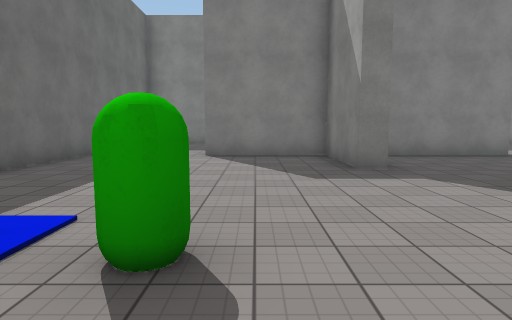
[1] (above)

17 first-person views from a walk through a scene from a Unity 3-D project. The camera is 1.5 m above the floor, tilts 6° down and sees 75° across. The floor is counted in squares, 2 m on a side. Each view is taken from the middle of a square. On the plan, view 1 faces up. The plan holds only what a view shows up to about 11 squares ahead; the rest is blank. Surface patterns are stand-ins for the level's own textures.

[2]
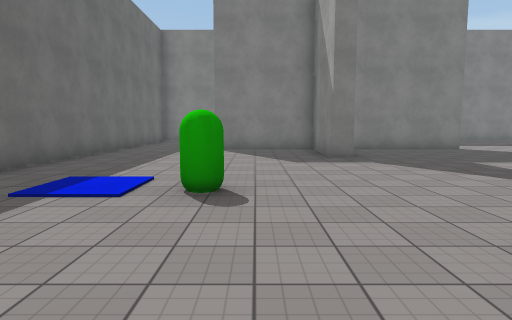

[3]
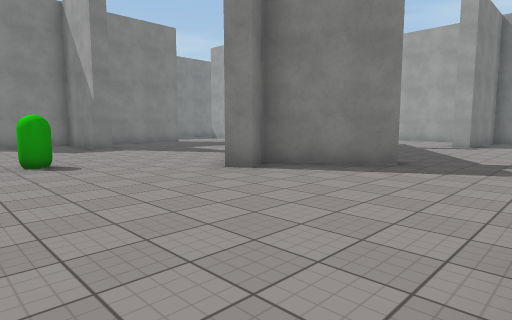

[4]
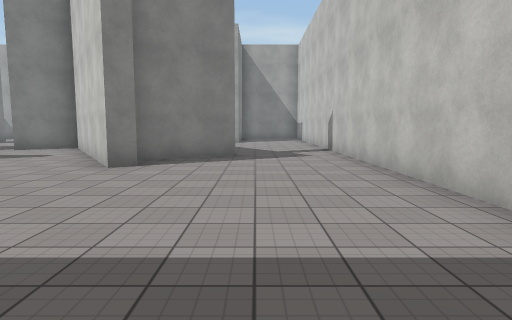

[5]
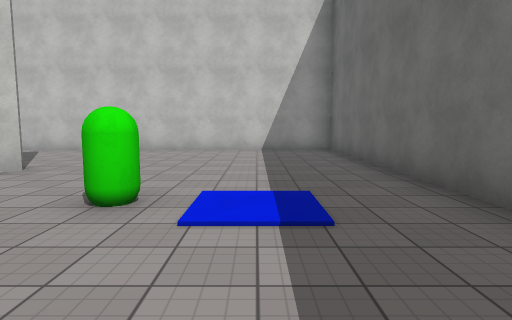

[6]
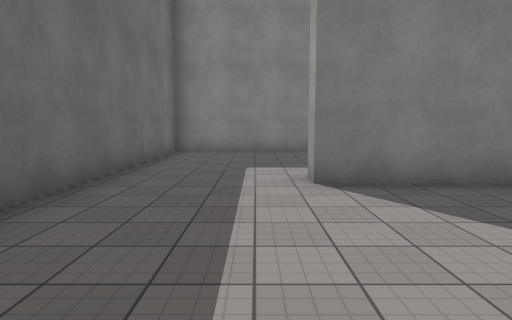

[7]
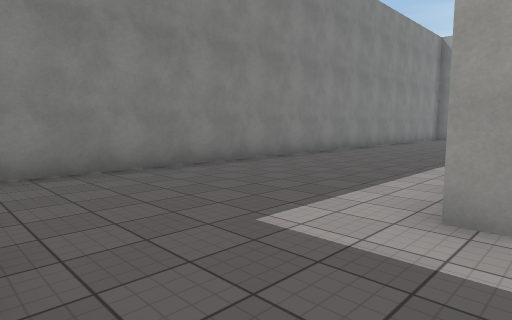

[8]
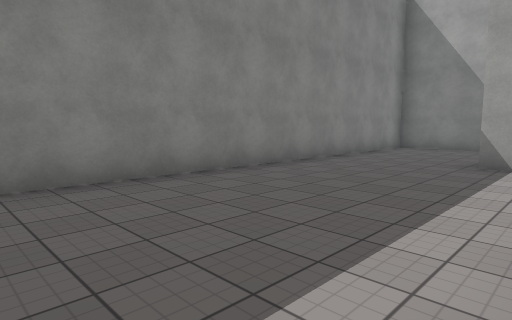

[9]
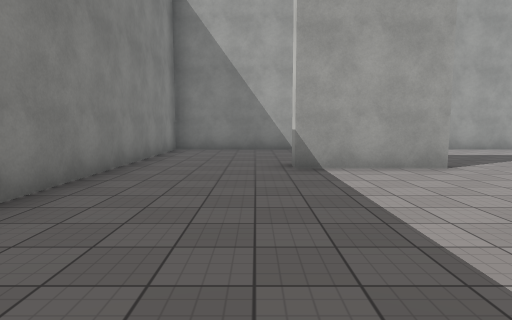

[10]
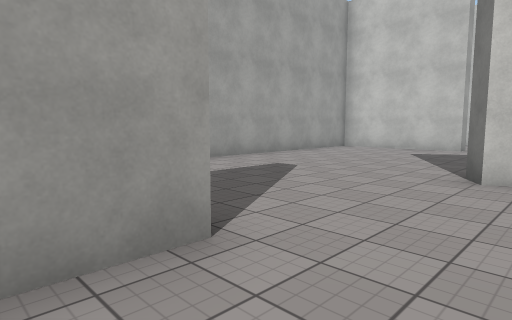

[11]
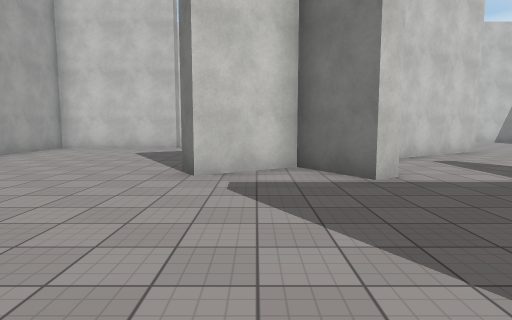

[12]
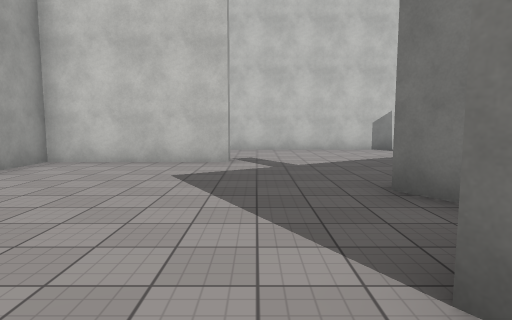

[13]
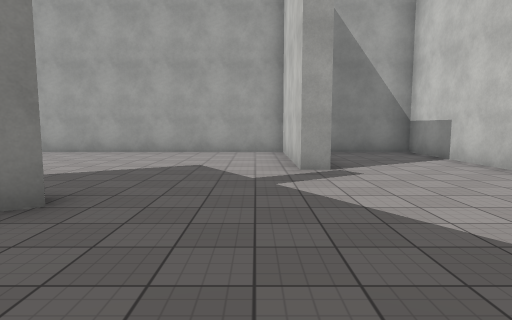

[14]
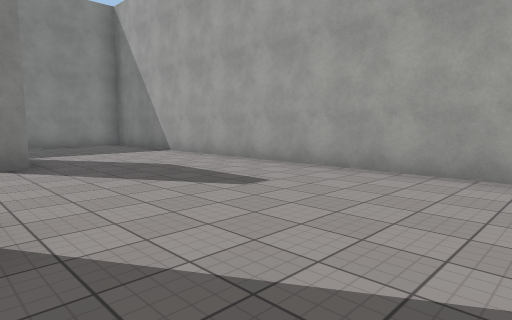

[15]
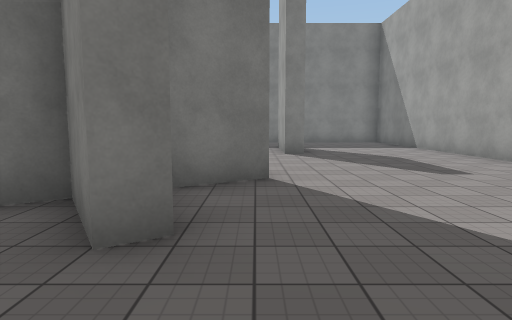

[16]
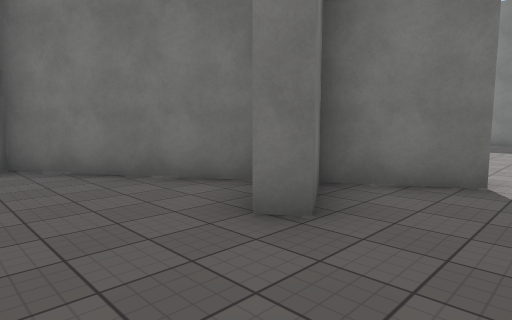

[17]
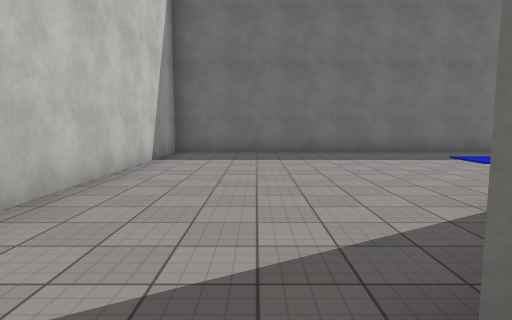

### Floor plan
Points are (right, up) in squares from view 1. A wall is a line through its corners. A room is listed if a view was taken in it or the views show most of it. See-through windows are left out.
Room 1 (views 1, 2, 3, 4, 5, 6, 7, 8, 9, 10, 11, 12, 13, 14, 15, 16, 17)
walls: (2.4, 5.7) (1.8, 5.7) (1.8, 8.2) (-1.3, 8.2) (-1.3, 8.8); (6.4, 8.2) (3, 8.2); (4.3, -2.5) (2.9, -0.3) (2.1, -0.8) (1.8, -0.4) (6.8, 2.8) (5.9, 4.2) (6.4, 4.5) (7.3, 3.1) (8.9, 4.1) (9.2, 3.7) (7.5, 2.6) (8.4, 1.2) (8, 0.9) (7.1, 2.4) (3.3, -0.1); (10.4, 7.7) (9.7, 7.7) (9.7, 10.3) (10.2, 10.3); (10.6, -2.4) (10.6, -1.8) (14.2, -1.8) (14.2, 13.5) (-4.3, 13.5) (-4.3, -5.3) (14.2, -5.3) (14.2, -3)
objects: other object (-1, 2)

Where each view was taken, in squares from view 1:
view 1: 0 up, 0 right, facing up
view 2: 2 down, 0 right, facing up
view 3: 5 down, 2 left, facing up-right
view 4: 3 down, 4 left, facing right
view 5: 5 up, 2 left, facing down
view 6: 4 up, 2 left, facing up
view 7: 8 up, 4 left, facing up-right
view 8: 9 up, 3 right, facing up-right
view 9: 11 up, 4 right, facing right
view 10: 9 up, 8 right, facing down-right
view 11: 9 up, 8 right, facing down
view 12: 5 up, 10 right, facing down
view 13: 1 down, 5 right, facing right
view 14: 1 up, 9 right, facing up-right
view 15: 1 down, 9 right, facing up
view 16: 1 down, 10 right, facing up-left
view 17: 3 down, 5 right, facing left
